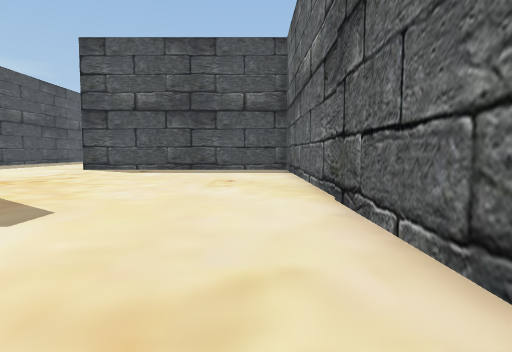
View 1 (above)

24 first-person views from a walk through a scene from a Unity 3-D project. The camera is 1.4 m above the floor, tilts 4° down and sees 75° across. The floor is counted in squares, 2 m on a side. Each view is taken from the middle of a square. On the plan, view 1 faces up. The plan holds only what a view shows up to about 10 squares ahead; the rest is blank. The place goes on beyond the plan.

View 2
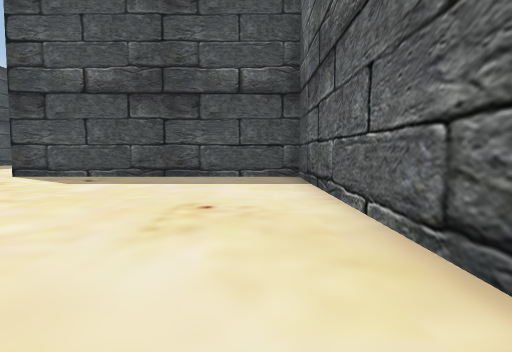

View 3
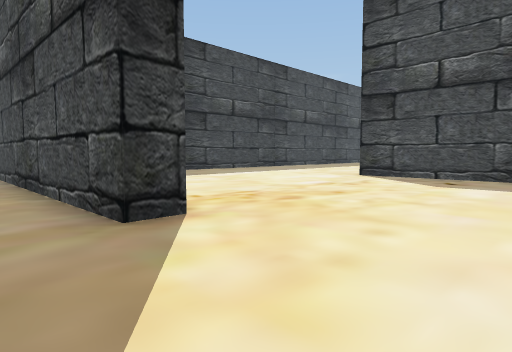

View 4
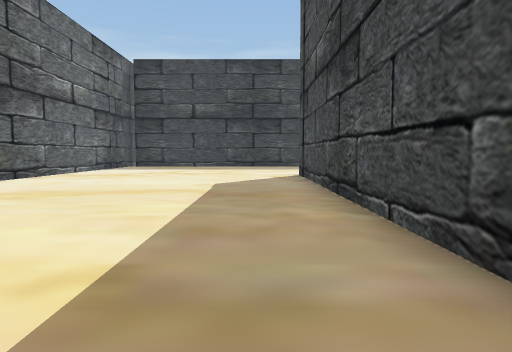

View 5
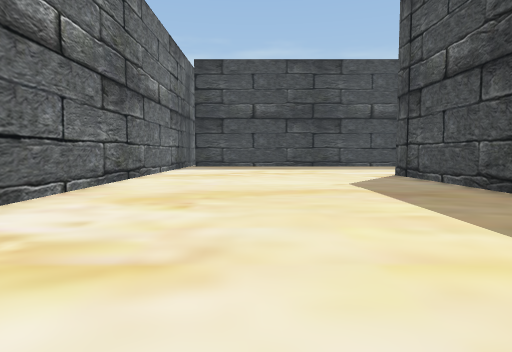

View 6
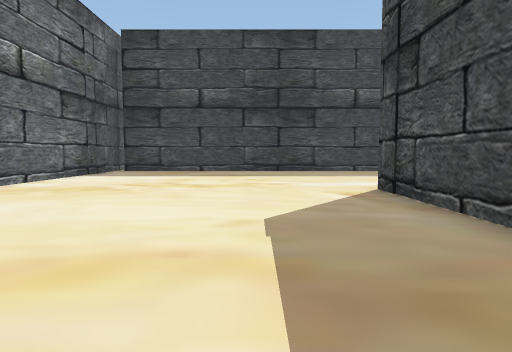

View 7
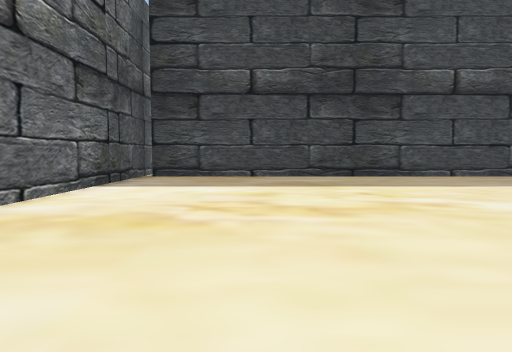

View 8
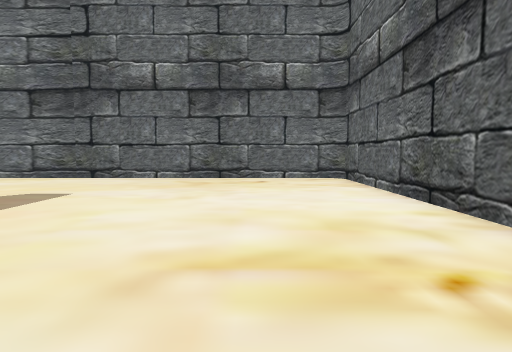

View 9
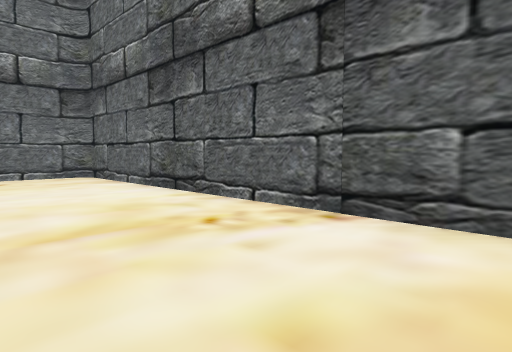

View 10
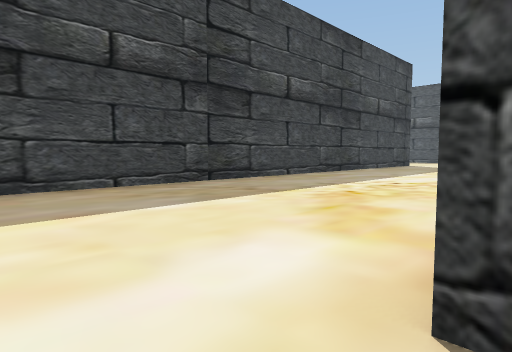

View 11
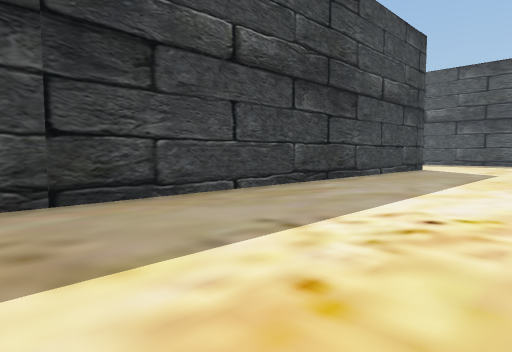

View 12
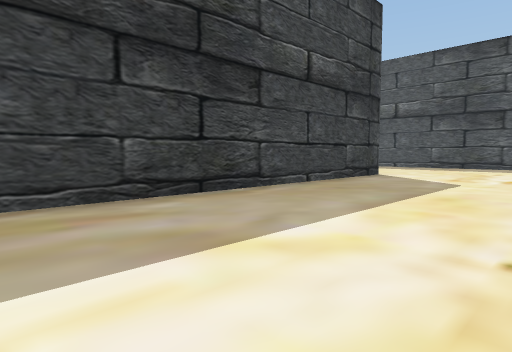

View 13
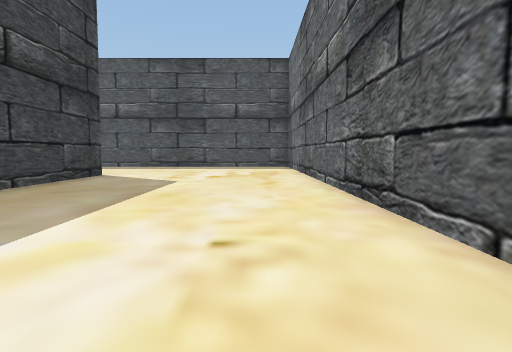

View 14
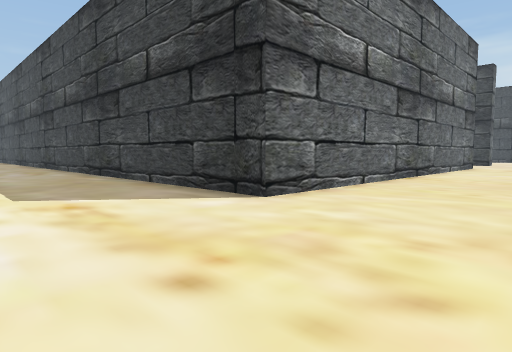

View 15
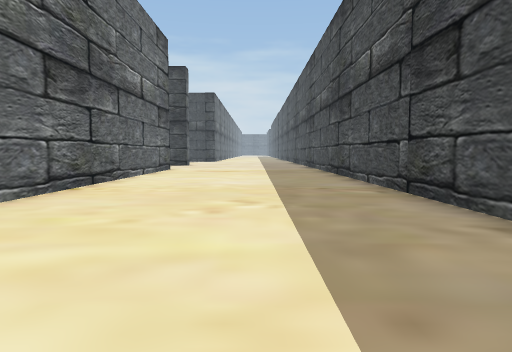

View 16
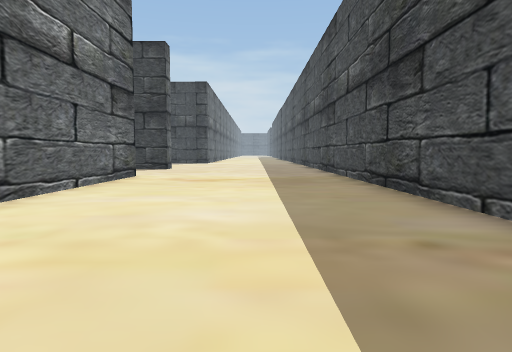

View 17
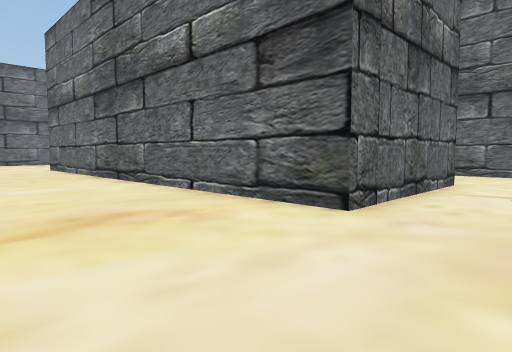

View 18
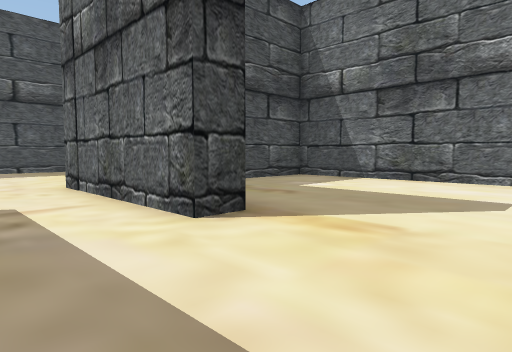

View 19
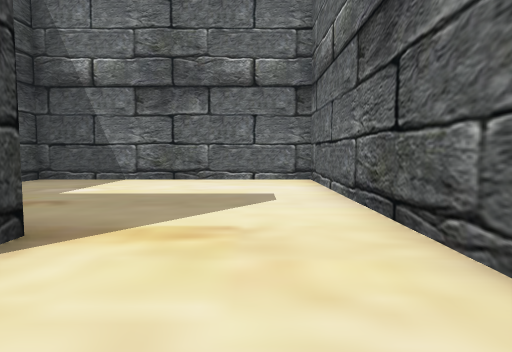

View 20
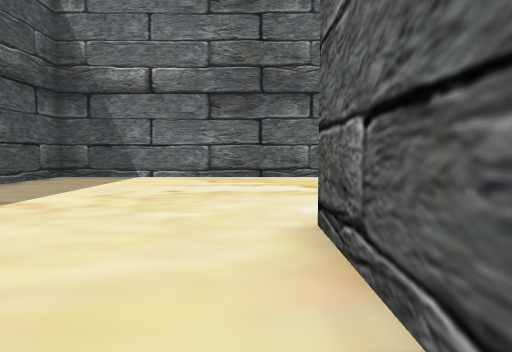

View 21
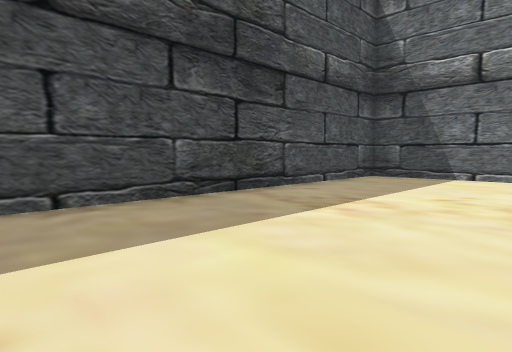

View 22
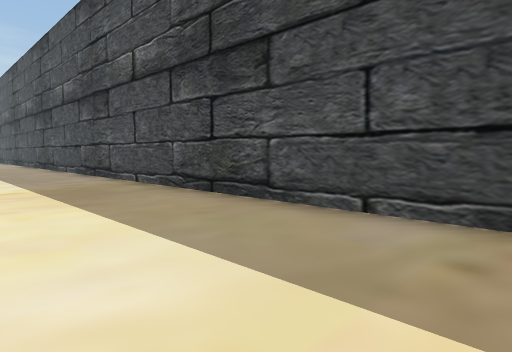

View 23
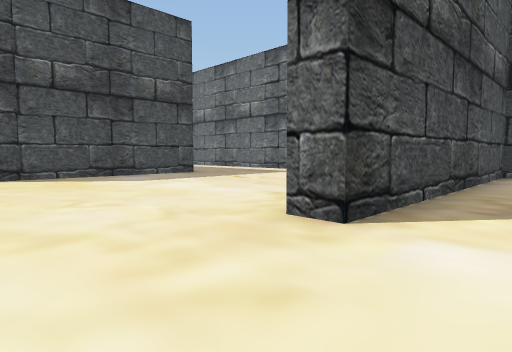

View 24
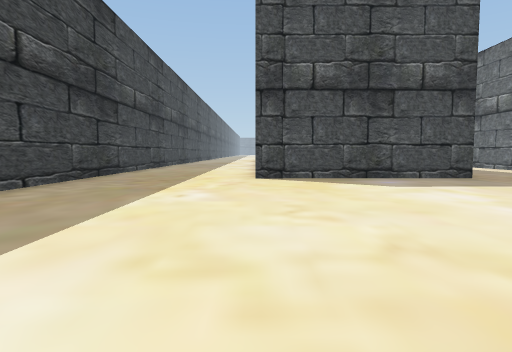

### Floor plan
Points are (right, up) in squares from view 1. A wall is a line through its corners. A room is listed if a view was taken in it or the views show most of it. See-through windows are left out.
Room 1 (views 1, 2, 3, 4, 5, 6, 7, 8, 9, 10, 11, 12, 13, 14, 15, 16, 17, 20, 21, 22, 23, 24)
walls: (-14.4, 14) (-14.4, 28.6) (-36.5, 28.6); (-13.6, 23) (-13.6, 19); (-5.3, 6.1) (-5.3, 5.4) (-14.5, 5.4); (-3, 22.1) (-9, 22.1); (-21.1, -2.4) (0.8, -2.4); (1.2, -2.1) (1.2, 13.7) (-7.1, 13.7) (-7.1, 14.5); (-34, 22.4) (-20.8, 22.4) (-20.8, -2.1)
ways out: opening at (-35.5, 23.5) to room 2
Room 2 (views 18, 19)
walls: (-33.1, 18) (-34, 18) (-34, 22.4); (-34.5, 14.6) (-27.3, 14.6) (-27.3, 21.7) (-29.8, 21.7)
ways out: opening at (-35.5, 23.5) to room 1

Positions as (right, up) in squares from view 1, and headings:
1: (0, 0), facing up
2: (0, 4), facing up
3: (-2, 4), facing up-left
4: (-4, 4), facing left
5: (-4, 1), facing left
6: (-8, 3), facing left
7: (-11, 1), facing left
8: (-8, 0), facing right
9: (-9, 1), facing down-right
10: (-14, 4), facing up-left
11: (-16, 8), facing up-left
12: (-16, 12), facing up-left
13: (-16, 12), facing up
14: (-17, 26), facing down-left
15: (-20, 26), facing left
16: (-24, 26), facing left
17: (-36, 26), facing down-right
18: (-36, 15), facing up-right
19: (-36, 16), facing right
20: (-24, 23), facing right
21: (-24, 24), facing up-right
22: (-26, 25), facing up-left
23: (-10, 12), facing up-right
24: (-9, 13), facing up
